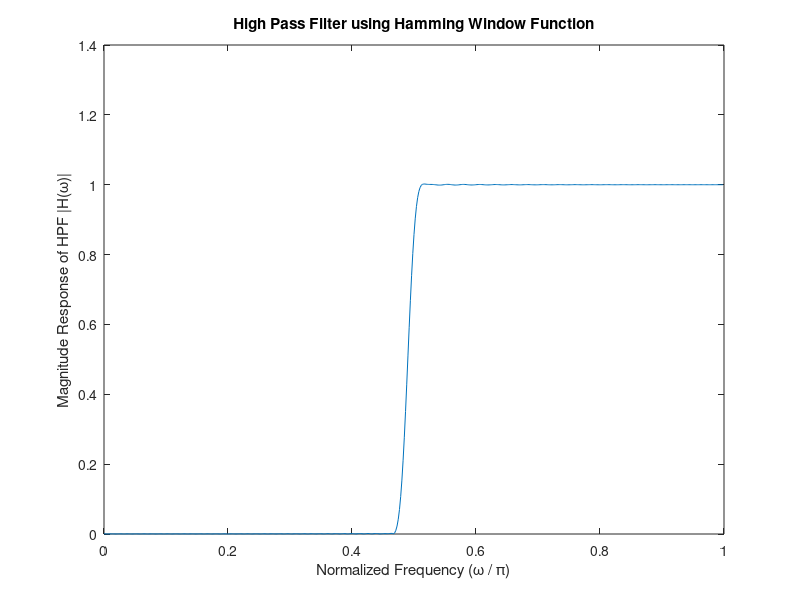

Reproduce this figure in MATLAB.
% clear all;
% clc;
% wp = 0.51 * pi;
% ws = 0.47 * pi; 
% tr_width = abs(ws - wp); 
% wc = (wp + ws) / 2; 
% M = ceil(6.1 * pi / tr_width) + 1;
% if(rem(M, 2) == 0)
%     M = M + 1;
% end
% n = (-(M - 1) / 2) : ((M - 1) / 2);
% w_n = hann(M); % Hanning Window
% fc = wc / (2 * pi);
% hd = -2 * fc * sinc(2 * fc * n);
% hd(((M - 1) / 2) + 1) = 1 - 2 * fc;
% h = hd .* w_n'; 
% [HW, WW] = freqz(h, 1); 
% 
% 
% plot(WW ./ pi, abs(HW));
% title('High Pass Filter using Hanning Window Function');
% xlabel('Normalized Frequency (\omega / \pi)');
% ylabel('Magnitude Response of HPF |H(\omega)|');


clear all;
clc;
wp = 0.51 * pi;
ws = 0.47 * pi;
tr_width = abs(ws - wp);
wc = (wp + ws)  / 2;
M = ceil(6.1 * pi / tr_width) + 1; 
if(rem(M, 2) == 0)
    M = M + 1;
end
n = (-(M - 1) / 2) : ((M - 1) / 2);
fc = wc / (2 * pi);
w_n = hamming(M); % Hamming window
hd = -2 * fc * sinc(2 * fc * n);
hd(((M - 1) / 2) + 1) = 1 - 2 * fc;
h = hd .* w_n';
[HW, WW] = freqz(h, 1);


plot(WW ./ pi, abs(HW));
title('High Pass Filter using Hamming Window Function');
xlabel('Normalized Frequency (\omega / \pi)');
ylabel('Magnitude Response of HPF |H(\omega)|');